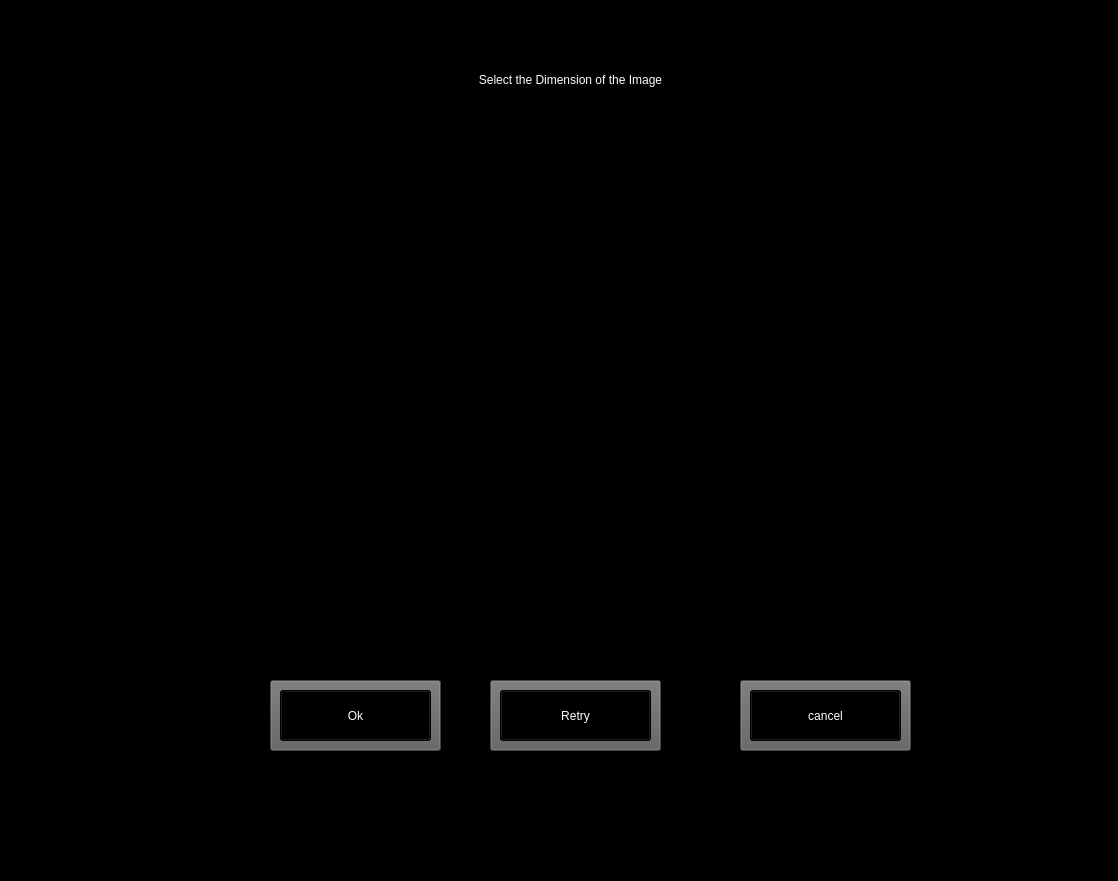
<?xml version="1.0" encoding="UTF-8"?>
<ui version="4.0">
 <class>MainWindow</class>
 <widget class="QMainWindow" name="MainWindow">
  <property name="geometry">
   <rect>
    <x>0</x>
    <y>0</y>
    <width>1118</width>
    <height>881</height>
   </rect>
  </property>
  <property name="windowTitle">
   <string>MainWindow</string>
  </property>
  <property name="styleSheet">
   <string notr="true">background-color: rgb(0, 0, 0);
background-image: url(:/bg/maxresdefault.jpg);</string>
  </property>
  <widget class="QWidget" name="centralwidget">
   <widget class="QPushButton" name="retrybuttondim">
    <property name="geometry">
     <rect>
      <x>500</x>
      <y>690</y>
      <width>151</width>
      <height>51</height>
     </rect>
    </property>
    <property name="cursor">
     <cursorShape>PointingHandCursor</cursorShape>
    </property>
    <property name="styleSheet">
     <string notr="true">font: 14pt &quot;Pixeled&quot;;
color: rgb(255, 255, 255);


</string>
    </property>
    <property name="text">
     <string>Retry</string>
    </property>
   </widget>
   <widget class="QPushButton" name="twodim_8">
    <property name="geometry">
     <rect>
      <x>740</x>
      <y>680</y>
      <width>171</width>
      <height>71</height>
     </rect>
    </property>
    <property name="styleSheet">
     <string notr="true">background-color: rgb(143, 143, 143);
font: 63 18pt &quot;Segoe UI Semibold&quot;;
background-color: rgb(95, 95, 95);

</string>
    </property>
    <property name="text">
     <string/>
    </property>
   </widget>
   <widget class="QLabel" name="image_project_label">
    <property name="geometry">
     <rect>
      <x>230</x>
      <y>140</y>
      <width>720</width>
      <height>480</height>
     </rect>
    </property>
    <property name="text">
     <string>TextLabel</string>
    </property>
   </widget>
   <widget class="QPushButton" name="twodim_7">
    <property name="geometry">
     <rect>
      <x>490</x>
      <y>680</y>
      <width>171</width>
      <height>71</height>
     </rect>
    </property>
    <property name="cursor">
     <cursorShape>PointingHandCursor</cursorShape>
    </property>
    <property name="styleSheet">
     <string notr="true">background-color: rgb(143, 143, 143);
font: 63 18pt &quot;Segoe UI Semibold&quot;;
background-color: rgb(95, 95, 95);

</string>
    </property>
    <property name="text">
     <string/>
    </property>
   </widget>
   <widget class="QPushButton" name="twodim_6">
    <property name="geometry">
     <rect>
      <x>270</x>
      <y>680</y>
      <width>171</width>
      <height>71</height>
     </rect>
    </property>
    <property name="cursor">
     <cursorShape>PointingHandCursor</cursorShape>
    </property>
    <property name="styleSheet">
     <string notr="true">background-color: rgb(143, 143, 143);
font: 63 18pt &quot;Segoe UI Semibold&quot;;
background-color: rgb(95, 95, 95);

</string>
    </property>
    <property name="text">
     <string/>
    </property>
   </widget>
   <widget class="QPushButton" name="dimok">
    <property name="geometry">
     <rect>
      <x>280</x>
      <y>690</y>
      <width>151</width>
      <height>51</height>
     </rect>
    </property>
    <property name="cursor">
     <cursorShape>PointingHandCursor</cursorShape>
    </property>
    <property name="styleSheet">
     <string notr="true">font: 20pt &quot;Pixeled&quot;;
color: rgb(255, 255, 255);


</string>
    </property>
    <property name="text">
     <string>Ok</string>
    </property>
   </widget>
   <widget class="QPushButton" name="dimcancel">
    <property name="geometry">
     <rect>
      <x>750</x>
      <y>690</y>
      <width>151</width>
      <height>51</height>
     </rect>
    </property>
    <property name="cursor">
     <cursorShape>PointingHandCursor</cursorShape>
    </property>
    <property name="styleSheet">
     <string notr="true">font: 18pt &quot;Pixeled&quot;;
color: rgb(255, 255, 255);


</string>
    </property>
    <property name="text">
     <string>cancel</string>
    </property>
   </widget>
   <widget class="QLabel" name="label">
    <property name="geometry">
     <rect>
      <x>850</x>
      <y>140</y>
      <width>55</width>
      <height>16</height>
     </rect>
    </property>
    <property name="text">
     <string>Front View</string>
    </property>
   </widget>
   <widget class="QLabel" name="label_2">
    <property name="geometry">
     <rect>
      <x>300</x>
      <y>50</y>
      <width>541</width>
      <height>61</height>
     </rect>
    </property>
    <property name="styleSheet">
     <string notr="true">font: 12pt &quot;Pixeled&quot;;
color: rgb(255, 255, 255);


</string>
    </property>
    <property name="text">
     <string>&lt;html&gt;&lt;head/&gt;&lt;body&gt;&lt;p align=&quot;center&quot;&gt;Select the Dimension of the Image&lt;/p&gt;&lt;/body&gt;&lt;/html&gt;</string>
    </property>
   </widget>
   <zorder>twodim_7</zorder>
   <zorder>retrybuttondim</zorder>
   <zorder>twodim_8</zorder>
   <zorder>image_project_label</zorder>
   <zorder>twodim_6</zorder>
   <zorder>dimok</zorder>
   <zorder>dimcancel</zorder>
   <zorder>label</zorder>
   <zorder>label_2</zorder>
  </widget>
  <widget class="QMenuBar" name="menubar">
   <property name="geometry">
    <rect>
     <x>0</x>
     <y>0</y>
     <width>1118</width>
     <height>21</height>
    </rect>
   </property>
  </widget>
  <widget class="QStatusBar" name="statusbar"/>
 </widget>
 <resources>
  <include location="box image.qrc"/>
 </resources>
 <connections/>
</ui>
